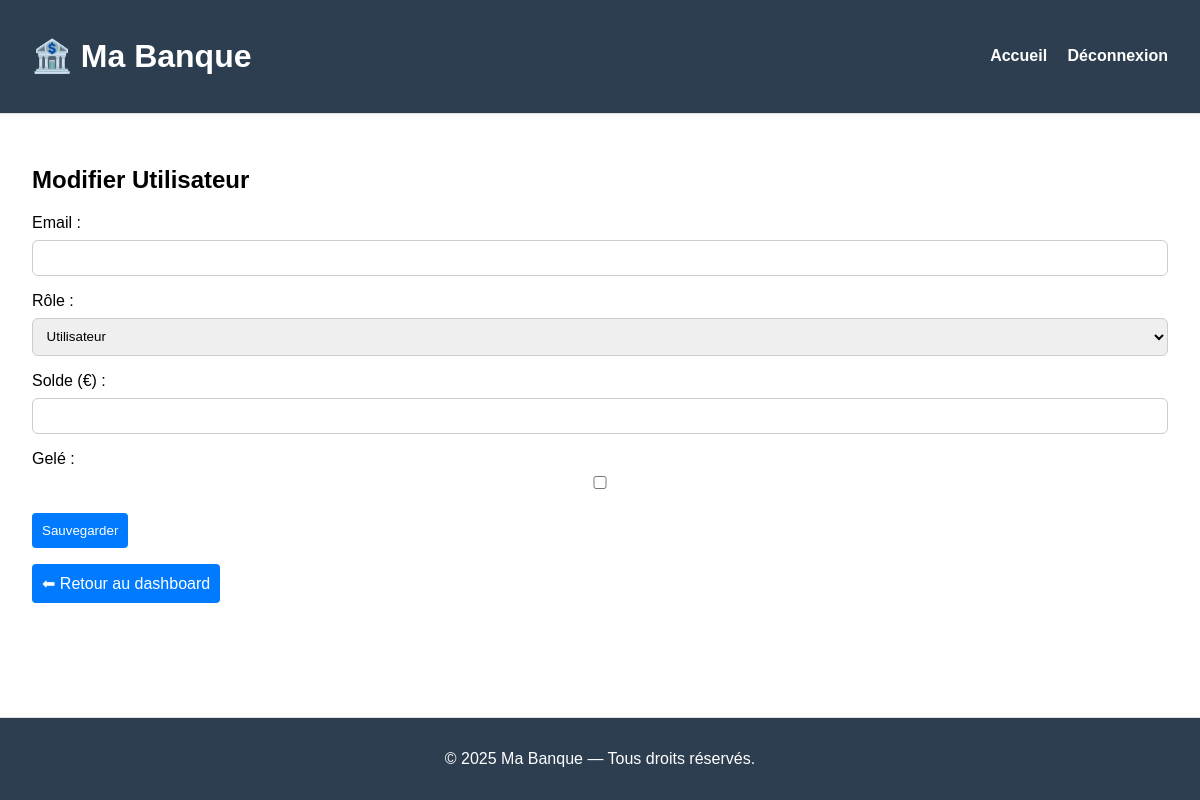
Page /admin/user/2 (signed in) on the earlier database version.
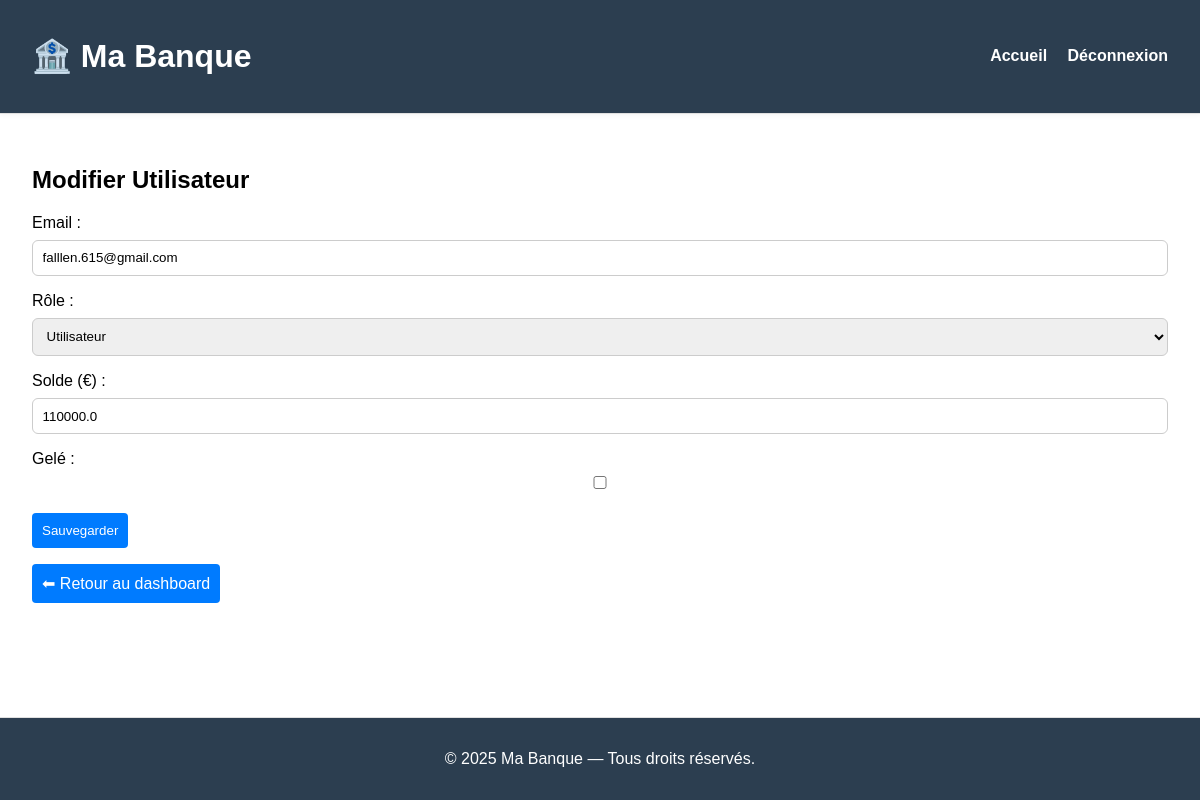
Same page on the later database version.
### tables this page shows
CREATE TABLE users (
    id INTEGER PRIMARY KEY AUTOINCREMENT,
    email TEXT NOT NULL UNIQUE,
    password TEXT NOT NULL,
    firstname TEXT NOT NULL,
    name TEXT NOT NULL,
    role TEXT CHECK(role IN ('client', 'admin')) NOT NULL DEFAULT 'client'
);

CREATE TABLE accounts (
    user_id INTEGER PRIMARY KEY,
    balance REAL NOT NULL DEFAULT 0,
    frozen INTEGER NOT NULL DEFAULT 0,
    FOREIGN KEY(user_id) REFERENCES users(id)
);

### server_old.py (the view, shortened to what this page needs)
@app.route('/admin/user/<int:user_id>', methods=['GET', 'POST'])
def admin_edit_user(user_id):
    if session.get('role') != 'admin':
        return "Accès interdit", 403
    db = get_db()
    user = db.execute('''
        SELECT users.email, users.role, accounts.balance, accounts.frozen
        FROM users
        JOIN accounts ON users.id = accounts.user_id
        WHERE users.id = ?
    ''', (user_id,)).fetchone()
    loan_requests = db.execute("""
        SELECT loan_requests.*
        FROM loan_requests
        JOIN users ON users.id = loan_requests.user_id
        ORDER BY created_at DESC
    """).fetchall()
    return render_template('admin_user.html', user=user, loan_requests=loan_requests)

### server_old.py (called while the page is built)
def get_db():
    conn = sqlite3.connect(DATABASE)
    conn.row_factory = sqlite3.Row  # pour accéder aux colonnes par nom
    return conn

### templates/admin_user.html (shortened to what this page needs)
{% extends "base.html" %}
{% block content %}
<h2>Modifier Utilisateur</h2>
<form method="post">
    <label>Email :</label>
    <input type="text" value="{{ user.email }}" readonly>
    <label>Rôle :</label>
    <select name="role">
        <option value="regular" {% if user.role == 'regular' %}selected{% endif %}>Utilisateur</option>
    </select>
    <label>Solde (€) :</label>
    <input type="number" name="balance" value="{{ user.balance }}" step="0.01" required>
    <label>Gelé :</label>
    <input type="checkbox" name="frozen" {% if user.frozen %}checked{% endif %}>
    <button type="submit" class="btn">Sauvegarder</button>
</form>
<a href="/admin/dashboard" class="btn">⬅ Retour au dashboard</a>
{% endblock %}

Differences in the rows shown:
added users: email "falllen.615@gmail.com"
added accounts: balance "110000.0"
Other differences:
form field frozen: "☐" → (not shown)
